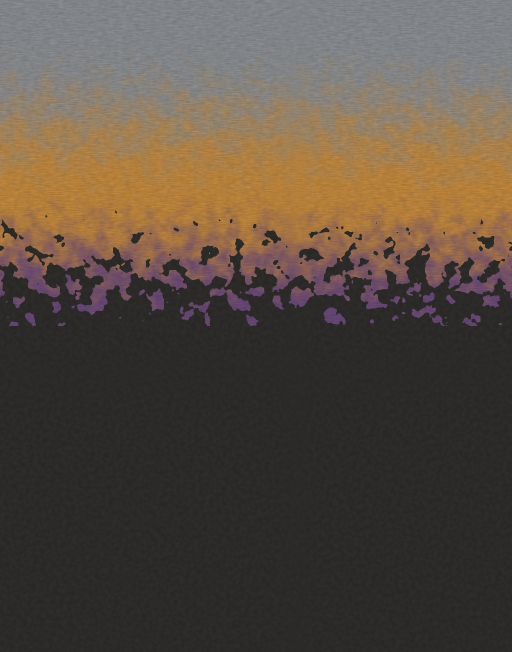
#> input picture assets/sol/materials/mat_hull_nozzle/mat_hull_nozzle_albedo.png, 1024 x 1304 px (shown at 1/2 size)
$ python -i fbx_to_glb.py   (imports and definitions only)
#> lines starting #> are read from the running program, lines starting #| are printed output that depends on the picture
#!/usr/bin/env python3
"""Converts one of the downloaded Open-Galaxy cockpit FBX files (ASCII or binary, 7.x) to a single .glb in metres.

  python3 tools/fbx_to_glb.py <input.fbx> <textures_dir> <output.glb> [--hide name,name,...]

World transforms are baked into the vertices (FBX units are centimetres), polygons are triangulated, one glTF primitive per material.
Diffuse textures are found by file name (extension ignored: the FBX says .jpg, the zips carry .jpeg), shrunk to 1024 px and embedded.
The emission texture (EmissiveColor) is carried over so lamps and screens glow. Nodes whose names contain a --hide word are left out.
"""
import io, json, os, struct, sys
import numpy as np
from PIL import Image

sys.path.insert(0, os.path.dirname(os.path.abspath(__file__)))
import fbx_probe as fp

MAX_TEXTURE = 1024
DEFAULT_HIDE = ["hull", "window", "glass", "laser"]


# [16 lines left out: functions find_texture, prop70, not called in this run]


def encode_texture(path):
    im = Image.open(path)
#> im is the input picture: PIL image 1024x1304 RGB; mean R, G, B 88.4, 76.4, 65.4
    has_alpha = im.mode in ("RGBA", "LA", "P")
#> has_alpha = False
    if max(im.size) > MAX_TEXTURE:
        scale = MAX_TEXTURE / max(im.size)
#> scale = 0.785
        im = im.resize((max(1, int(im.size[0] * scale)), max(1, int(im.size[1] * scale))), Image.LANCZOS)
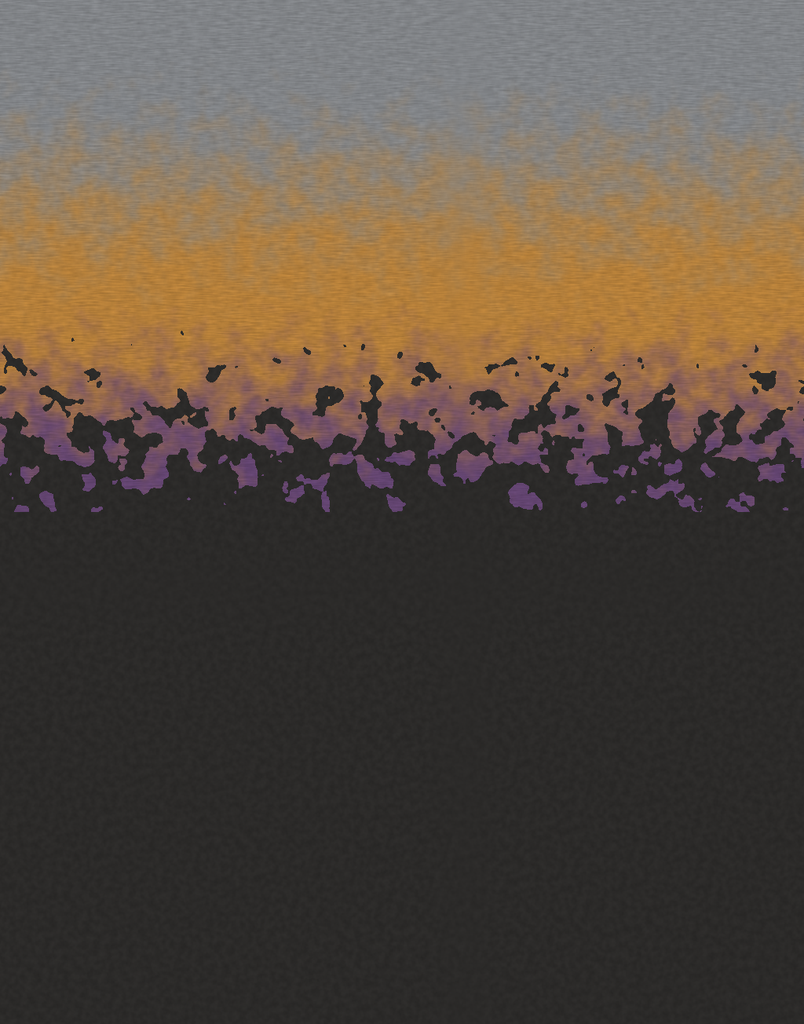
#> im: PIL image 804x1024 RGB; mean R, G, B 88.4, 76.4, 65.4
    buf = io.BytesIO()
    if has_alpha:
        im.convert("RGBA").save(buf, "PNG", optimize=True)
        return buf.getvalue(), "image/png"
    im.convert("RGB").save(buf, "JPEG", quality=88)
    return buf.getvalue(), "image/jpeg"


# [199 lines left out: function convert, not called in this run]


# [6 lines not run here, left out]

>>> result = encode_texture('../assets/sol/materials/mat_hull_nozzle/mat_hull_nozzle_albedo.png')
